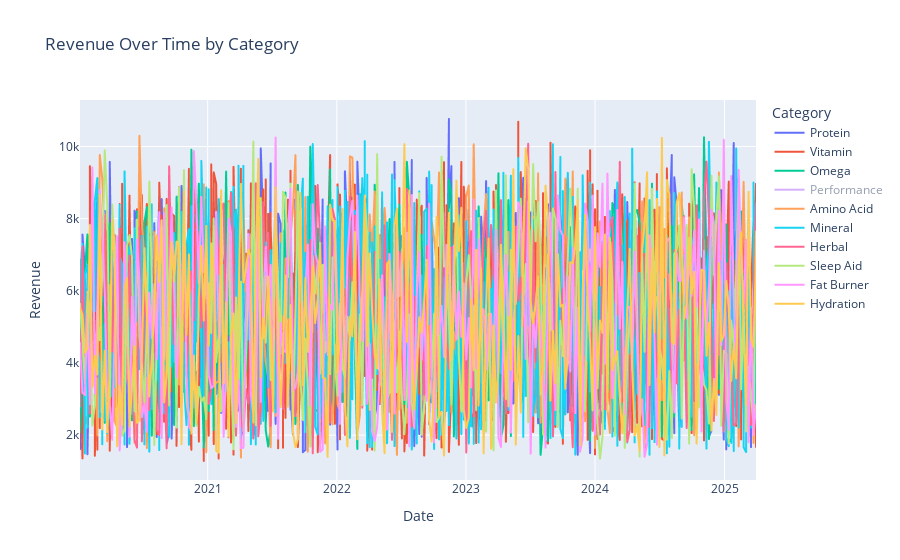

Notebook source saved alongside this figure:
### Code cell
fig = px.line(df, x="Date", y="Revenue", color="Category", title="Revenue Over Time by Category")
fig.show()

### Figure 1 — Plotly figure (JSON) as saved in the notebook; plotly's stock layout.template omitted (floating-point values rounded to 4 significant figures; data arrays with more than 128 entries replaced by an {"elided": "..."} marker saying what was removed)
{"data": [{"hovertemplate": "Category=Protein<br>Date=%{x}<br>Revenue=%{y}<extra></extra>", "legendgroup": "Protein", "line": {"color": "#636efa", "dash": "solid"}, "marker": {"symbol": "circle"}, "mode": "lines", "name": "Protein", "showlegend": true, "type": "scattergl", "x": {"elided": "548 str values"}, "xaxis": "x", "y": {"elided": "548 float values"}, "yaxis": "y"}, {"hovertemplate": "Category=Vitamin<br>Date=%{x}<br>Revenue=%{y}<extra></extra>", "legendgroup": "Vitamin", "line": {"color": "#EF553B", "dash": "solid"}, "marker": {"symbol": "circle"}, "mode": "lines", "name": "Vitamin", "showlegend": true, "type": "scattergl", "x": {"elided": "822 str values"}, "xaxis": "x", "y": {"elided": "822 float values"}, "yaxis": "y"}, {"hovertemplate": "Category=Omega<br>Date=%{x}<br>Revenue=%{y}<extra></extra>", "legendgroup": "Omega", "line": {"color": "#00cc96", "dash": "solid"}, "marker": {"symbol": "circle"}, "mode": "lines", "name": "Omega", "showlegend": true, "type": "scattergl", "x": {"elided": "274 str values"}, "xaxis": "x", "y": {"elided": "274 float values"}, "yaxis": "y"}, {"hovertemplate": "Category=Performance<br>Date=%{x}<br>Revenue=%{y}<extra></extra>", "legendgroup": "Performance", "line": {"color": "#ab63fa", "dash": "solid"}, "marker": {"symbol": "circle"}, "mode": "lines", "name": "Performance", "showlegend": true, "type": "scattergl", "visible": "legendonly", "x": {"elided": "548 str values"}, "xaxis": "x", "y": {"elided": "548 float values"}, "yaxis": "y"}, {"hovertemplate": "Category=Amino Acid<br>Date=%{x}<br>Revenue=%{y}<extra></extra>", "legendgroup": "Amino Acid", "line": {"color": "#FFA15A", "dash": "solid"}, "marker": {"symbol": "circle"}, "mode": "lines", "name": "Amino Acid", "showlegend": true, "type": "scattergl", "x": {"elided": "274 str values"}, "xaxis": "x", "y": {"elided": "274 float values"}, "yaxis": "y"}, {"hovertemplate": "Category=Mineral<br>Date=%{x}<br>Revenue=%{y}<extra></extra>", "legendgroup": "Mineral", "line": {"color": "#19d3f3", "dash": "solid"}, "marker": {"symbol": "circle"}, "mode": "lines", "name": "Mineral", "showlegend": true, "type": "scattergl", "x": {"elided": "822 str values"}, "xaxis": "x", "y": {"elided": "822 float values"}, "yaxis": "y"}, {"hovertemplate": "Category=Herbal<br>Date=%{x}<br>Revenue=%{y}<extra></extra>", "legendgroup": "Herbal", "line": {"color": "#FF6692", "dash": "solid"}, "marker": {"symbol": "circle"}, "mode": "lines", "name": "Herbal", "showlegend": true, "type": "scattergl", "x": {"elided": "274 str values"}, "xaxis": "x", "y": {"elided": "274 float values"}, "yaxis": "y"}, {"hovertemplate": "Category=Sleep Aid<br>Date=%{x}<br>Revenue=%{y}<extra></extra>", "legendgroup": "Sleep Aid", "line": {"color": "#B6E880", "dash": "solid"}, "marker": {"symbol": "circle"}, "mode": "lines", "name": "Sleep Aid", "showlegend": true, "type": "scattergl", "x": {"elided": "274 str values"}, "xaxis": "x", "y": {"elided": "274 float values"}, "yaxis": "y"}, {"hovertemplate": "Category=Fat Burner<br>Date=%{x}<br>Revenue=%{y}<extra></extra>", "legendgroup": "Fat Burner", "line": {"color": "#FF97FF", "dash": "solid"}, "marker": {"symbol": "circle"}, "mode": "lines", "name": "Fat Burner", "showlegend": true, "type": "scattergl", "x": {"elided": "274 str values"}, "xaxis": "x", "y": {"elided": "274 float values"}, "yaxis": "y"}, {"hovertemplate": "Category=Hydration<br>Date=%{x}<br>Revenue=%{y}<extra></extra>", "legendgroup": "Hydration", "line": {"color": "#FECB52", "dash": "solid"}, "marker": {"symbol": "circle"}, "mode": "lines", "name": "Hydration", "showlegend": true, "type": "scattergl", "x": {"elided": "274 str values"}, "xaxis": "x", "y": {"elided": "274 float values"}, "yaxis": "y"}], "layout": {"autosize": true, "legend": {"title": {"text": "Category"}, "tracegroupgap": 0}, "title": {"text": "Revenue Over Time by Category"}, "xaxis": {"anchor": "y", "autorange": true, "domain": [0, 1], "range": ["2020-01-06", "2025-03-31"], "title": {"text": "Date"}, "type": "date"}, "yaxis": {"anchor": "x", "autorange": true, "domain": [0, 1], "range": [757.5, 11290.0], "title": {"text": "Revenue"}, "type": "linear"}}}
